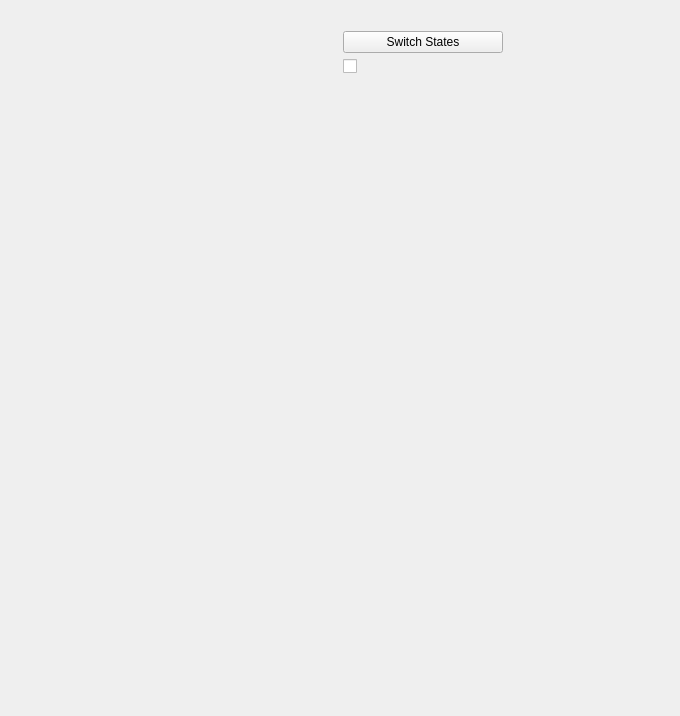
<?xml version="1.0" encoding="UTF-8"?>
<ui version="4.0">
 <class>Test</class>
 <widget class="QWidget" name="Test">
  <property name="geometry">
   <rect>
    <x>0</x>
    <y>0</y>
    <width>680</width>
    <height>716</height>
   </rect>
  </property>
  <property name="windowTitle">
   <string>Test</string>
  </property>
  <layout class="QGridLayout" name="gridLayout">
   <item row="2" column="0">
    <widget class="QuLed" name="quLed">
     <property name="source">
      <string>$1/boolean_scalar</string>
     </property>
    </widget>
   </item>
   <item row="0" column="0" colspan="2">
    <widget class="QuLabel" name="quLabel">
     <property name="sizePolicy">
      <sizepolicy hsizetype="Preferred" vsizetype="Preferred">
       <horstretch>1</horstretch>
       <verstretch>1</verstretch>
      </sizepolicy>
     </property>
     <property name="source">
      <string>$1/double_scalar</string>
     </property>
    </widget>
   </item>
   <item row="0" column="3" rowspan="3">
    <widget class="QuCircularGauge" name="quCircularGauge">
     <property name="sizePolicy">
      <sizepolicy hsizetype="Preferred" vsizetype="Preferred">
       <horstretch>1</horstretch>
       <verstretch>0</verstretch>
      </sizepolicy>
     </property>
     <property name="source">
      <string>$1/double_scalar</string>
     </property>
    </widget>
   </item>
   <item row="0" column="2">
    <widget class="QuApplyNumeric" name="quApplyNum">
     <property name="sizePolicy">
      <sizepolicy hsizetype="Preferred" vsizetype="Fixed">
       <horstretch>1</horstretch>
       <verstretch>0</verstretch>
      </sizepolicy>
     </property>
     <property name="target">
      <string>$1/double_scalar</string>
     </property>
    </widget>
   </item>
   <item row="1" column="0" colspan="2">
    <widget class="QuLabel" name="quLabel_2">
     <property name="sizePolicy">
      <sizepolicy hsizetype="Preferred" vsizetype="Preferred">
       <horstretch>0</horstretch>
       <verstretch>1</verstretch>
      </sizepolicy>
     </property>
     <property name="source">
      <string>$1/long_scalar</string>
     </property>
    </widget>
   </item>
   <item row="1" column="2">
    <widget class="QuButton" name="quButton">
     <property name="text">
      <string>Switch States</string>
     </property>
     <property name="target">
      <string/>
     </property>
    </widget>
   </item>
   <item row="2" column="2">
    <widget class="QuCheckBox" name="quCheckBox">
     <property name="source">
      <string>$1/boolean_scalar</string>
     </property>
    </widget>
   </item>
   <item row="3" column="0" colspan="4">
    <widget class="QuTrendPlot" name="quTrendPlot">
     <property name="sources">
      <stringlist>
       <string>$1/double_scalar</string>
      </stringlist>
     </property>
    </widget>
   </item>
   <item row="4" column="0" colspan="4">
    <widget class="QuTrendPlot" name="quTrendPlot_2">
     <property name="sources">
      <stringlist>
       <string>$1/long_scalar</string>
      </stringlist>
     </property>
    </widget>
   </item>
  </layout>
 </widget>
 <layoutdefault spacing="6" margin="11"/>
 <customwidgets>
  <customwidget>
   <class>QuLabel</class>
   <extends>QLabel</extends>
   <header>qulabel.h</header>
  </customwidget>
  <customwidget>
   <class>QuLed</class>
   <extends>QWidget</extends>
   <header>quled.h</header>
  </customwidget>
  <customwidget>
   <class>QuCircularGauge</class>
   <extends>QWidget</extends>
   <header>qucirculargauge.h</header>
  </customwidget>
  <customwidget>
   <class>QuTrendPlot</class>
   <extends>QFrame</extends>
   <header>qutrendplot.h</header>
  </customwidget>
  <customwidget>
   <class>QuButton</class>
   <extends>QPushButton</extends>
   <header>qubutton.h</header>
  </customwidget>
  <customwidget>
   <class>QuApplyNumeric</class>
   <extends>EApplyNumeric</extends>
   <header>quapplynumeric.h</header>
  </customwidget>
  <customwidget>
   <class>QuCheckBox</class>
   <extends>QCheckBox</extends>
   <header>qucheckbox.h</header>
  </customwidget>
  <customwidget>
   <class>EApplyNumeric</class>
   <extends>QWidget</extends>
   <header>eapplynumeric.h</header>
  </customwidget>
 </customwidgets>
 <resources/>
 <connections/>
</ui>
